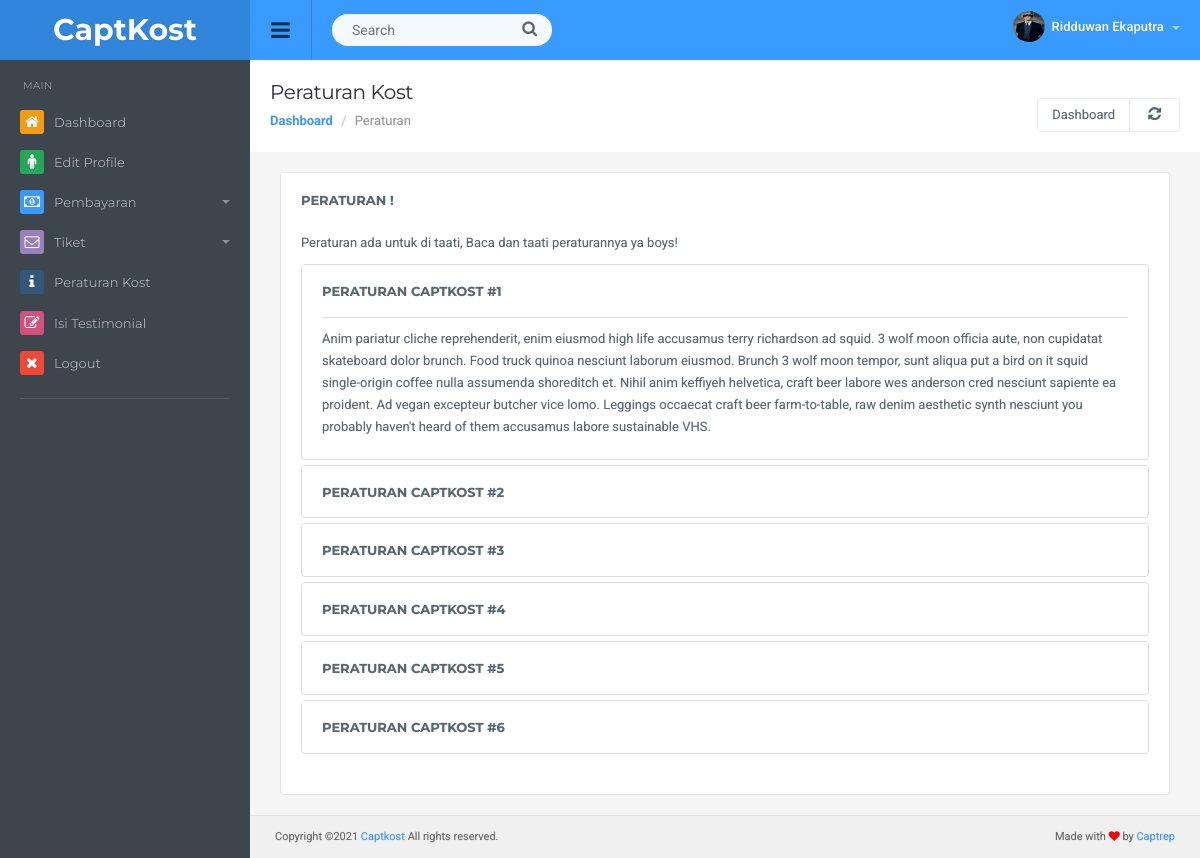
/member/peraturan.php (signed in), run on the app's committed database.
### tables this page shows
CREATE TABLE `identitas` (
  `id_identitas` int(3) NOT NULL,
  `nama` varchar(50) NOT NULL,
  `umur` int(2) NOT NULL,
  `pekerjaan` varchar(50) NOT NULL,
  `agama` varchar(10) NOT NULL,
  `jalan` varchar(50) NOT NULL,
  `desa` varchar(50) NOT NULL,
  `kecamatan` varchar(50) NOT NULL,
  `kabupaten` varchar(50) NOT NULL,
  `foto` varchar(50) NOT NULL,
  `id_penghuni` int(3) NOT NULL
);

### member/peraturan.php (the view, shortened to what this page needs)
<?php
  $id = $_SESSION['id_penghuni'];
  $status = $_SESSION['status'];
if  (!isset($_SESSION['username']) and !isset($_SESSION['password']))  {
  header("location:login.php");
}elseif($status == "Deactivated"){
  header("location:deactivated.php");
}elseif($status == "New"){
  header("location:new.php");
}else {
  include("check.php");
  $sql_user = "SELECT p.username,p.status,p.tgl_expired,i.nama,i.umur,i.pekerjaan,i.agama,i.jalan,i.desa,i.kecamatan,i.kabupaten,i.foto FROM penghuni p, identitas i WHERE p.id_penghuni=i.id_penghuni AND i.id_penghuni='$id'";
  $query_user = mysqli_query($koneksi,$sql_user);
  $data_user = mysqli_fetch_assoc($query_user);
    $nama     = $data_user['nama'];
    $foto     = $data_user['foto'];
?>
<!DOCTYPE html>
<html lang="en">
  <head>
  <link href="../admin/css/root.css" rel="stylesheet">
  </head>
  <body>
  <div id="top" class="clearfix">
    <div class="applogo">
      <a href="index.php" class="logo">CaptKost</a>
    </div>
    <a href="#" class="sidebar-open-button"><i class="fa fa-bars"></i></a>
    <form class="searchform">
      <input type="text" class="searchbox" id="searchbox" placeholder="Search">
      <span class="searchbutton"><i class="fa fa-search"></i></span>
    </form>
    <ul class="top-right">
    <li class="dropdown link">
    <a href="#" data-toggle="dropdown" class="dropdown-toggle profilebox"><img src="img/fotouser/<?=$foto;?>" alt="img"><b><?= $nama;?> </b><span class="caret"></span></a>
        </ul>
  </div>
<?php
  include ('sidebar.php');
?>
<div class="content">
  <div class="page-header">
    <h1 class="title">Peraturan Kost</h1>
      <ol class="breadcrumb">
        <li><a href="index.php">Dashboard</a></li>
        <li class="active">Peraturan</li>
      </ol>
    <div class="right">
      <div class="btn-group" role="group" aria-label="...">
        <a href="index.php" class="btn btn-light">Dashboard</a>
        <a href="" class="btn btn-light"><i class="fa fa-refresh"></i></a>
      </div>
    </div>
  </div>
<div class="container-default">
<div class="row">
<div class="col-md-12">
      <div class="panel">
        <div class="panel-title">
          PERATURAN !
        </div>
        <div class="panel-body">
          <p>Peraturan ada untuk di taati, Baca dan taati peraturannya ya boys!</p>
          <div class="panel-group" id="accordion" role="tablist" aria-multiselectable="true">
            <div class="panel panel-default panel-collapse">
              <div class="panel-heading" role="tab" id="headingOne">
                <h4 class="panel-title">
                  <a data-toggle="collapse" data-parent="#accordion" href="#collapseOne" aria-expanded="true" aria-controls="collapseOne">
                   Peraturan CaptKost #1
                  </a>
                </h4>
              </div>
              <div id="collapseOne" class="panel-collapse collapse in" role="tabpanel" aria-labelledby="headingOne">
                <div class="panel-body">
                  Anim pariatur cliche reprehenderit, enim eiusmod high life accusamus terry richardson ad squid. 3 wolf moon officia aute, non cupidatat skateboard dolor brunch. Food truck quinoa nesciunt laborum eiusmod. Brunch 3 wolf moon tempor, sunt aliqua put a bird on it squid single-origin coffee nulla assumenda shoreditch et. Nihil anim keffiyeh helvetica, craft beer labore wes anderson cred nesciunt sapiente ea proident. Ad vegan excepteur butcher vice lomo. Leggings occaecat craft beer farm-to-table, raw denim aesthetic synth nesciunt you probably haven't heard of them accusamus labore sustainable VHS.
                </div>
              </div>
            </div>
            <div class="panel panel-default panel-collapse">
              <div class="panel-heading" role="tab" id="headingTwo">
                <h4 class="panel-title">
                  <a class="collapsed" data-toggle="collapse" data-parent="#accordion" href="#collapseTwo" aria-expanded="false" aria-controls="collapseTwo">
                    Peraturan CaptKost #2
                  </a>
                </h4>
              </div>
            </div>
            <div class="panel panel-default panel-collapse">
              <div class="panel-heading" role="tab" id="headingThree">
                <h4 class="panel-title">
                  <a class="collapsed" data-toggle="collapse" data-parent="#accordion" href="#collapseThree" aria-expanded="false" aria-controls="collapseThree">
                     Peraturan CaptKost #3
                  </a>
                </h4>
              </div>
            </div>
            <div class="panel panel-default panel-collapse">
              <div class="panel-heading" role="tab" id="headingThree">
                <h4 class="panel-title">
                  <a class="collapsed" data-toggle="collapse" data-parent="#accordion" href="#collapseThree" aria-expanded="false" aria-controls="collapseThree">
                    Peraturan CaptKost #4
                  </a>
                </h4>
              </div>
            </div>
            <div class="panel panel-default panel-collapse">
              <div class="panel-heading" role="tab" id="headingThree">
                <h4 class="panel-title">
                  <a class="collapsed" data-toggle="collapse" data-parent="#accordion" href="#collapseThree" aria-expanded="false" aria-controls="collapseThree">
                    Peraturan CaptKost #5
                  </a>
                </h4>
              </div>
            </div>
            <div class="panel panel-default panel-collapse">
              <div class="panel-heading" role="tab" id="headingThree">
                <h4 class="panel-title">
                  <a class="collapsed" data-toggle="collapse" data-parent="#accordion" href="#collapseThree" aria-expanded="false" aria-controls="collapseThree">
                    Peraturan CaptKost #6
                  </a>
                </h4>
              </div>
            </div>
          </div>
        </div>
      </div>
    </div>
</div>
</div>
<?php
include "footer.php";
?>
</div>
</body>
</html>
<?php
} ?>

### data on the page
identitas: foto (picture), nama "Ridduwan Ekaputra"
